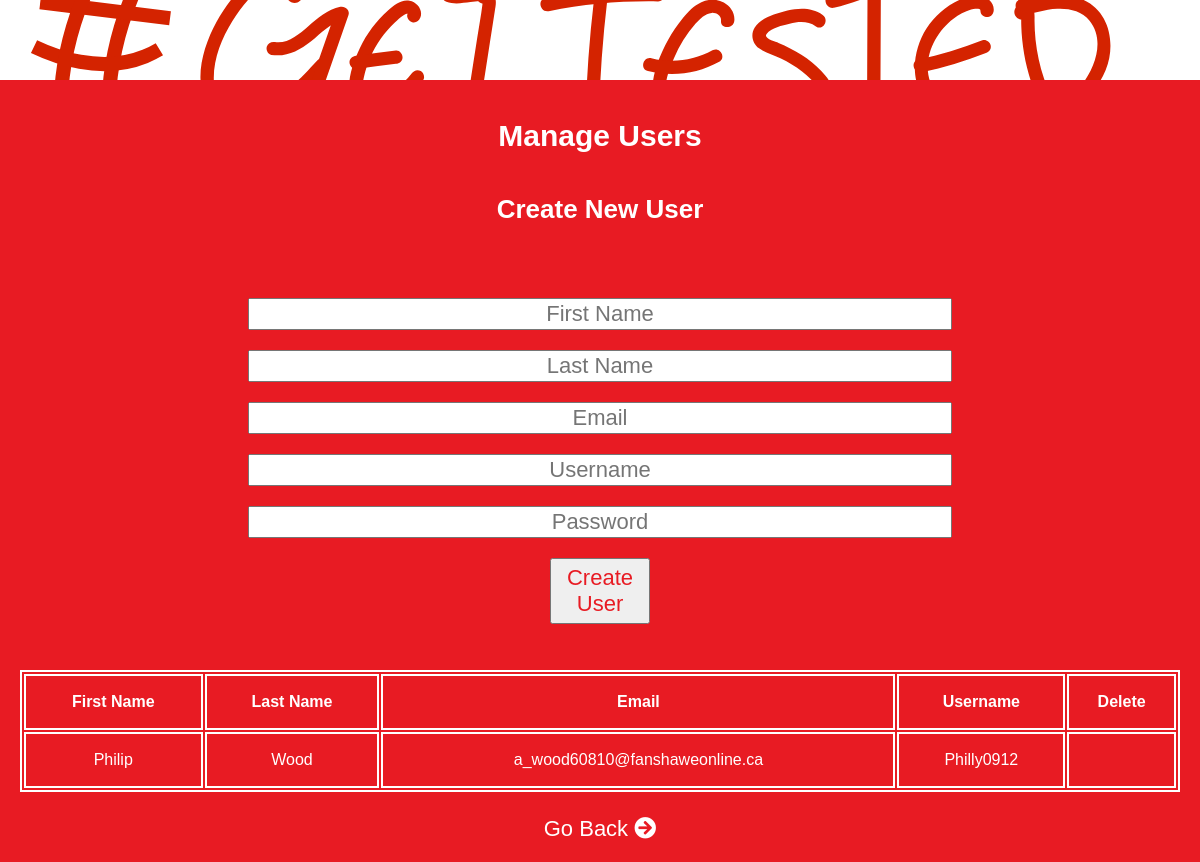
The app's page /admin/mng_users.php (signed in), older data.
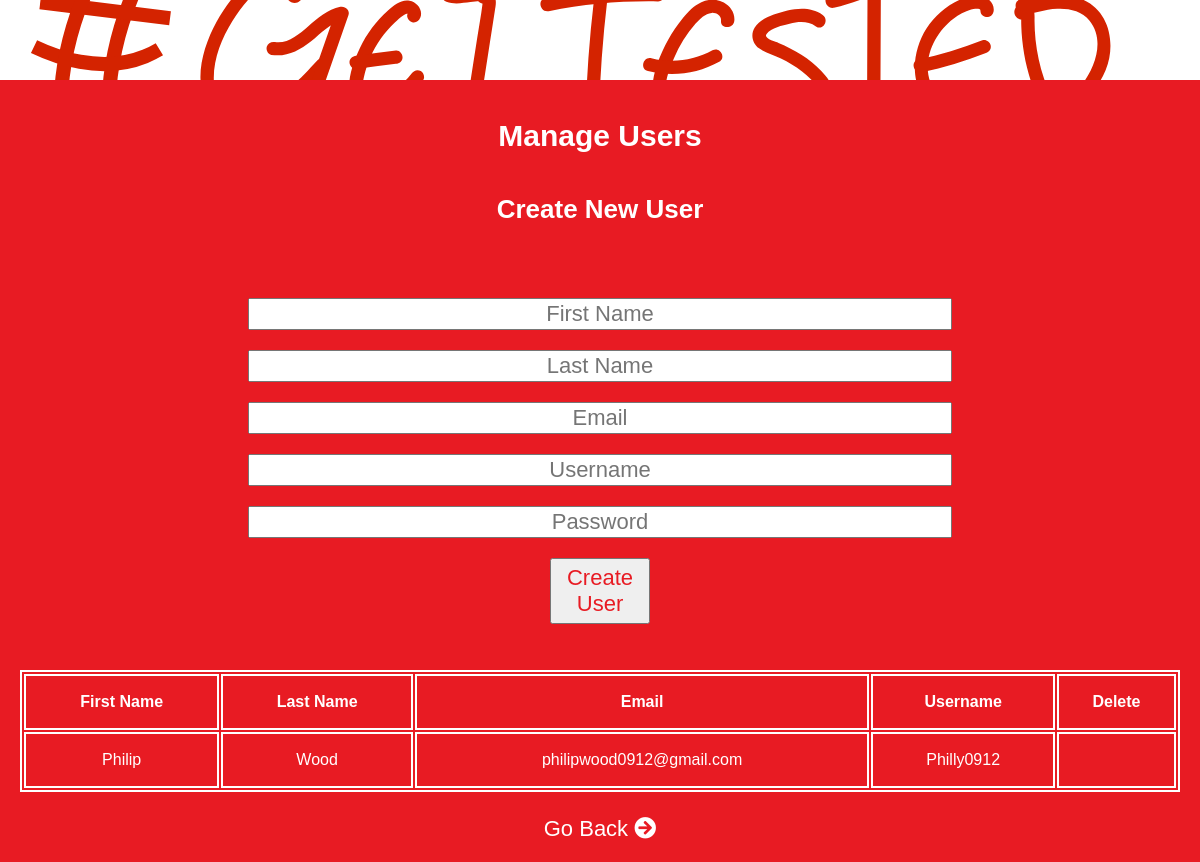
The same page, newer data.
### tables this page shows
CREATE TABLE `tbl_users` (
  `ID` int(11) NOT NULL,
  `F_Name` varchar(30) NOT NULL,
  `L_Name` varchar(30) NOT NULL,
  `Email` varchar(50) NOT NULL,
  `User_Name` varchar(40) NOT NULL,
  `User_Pass` varchar(255) NOT NULL
);

### admin/scripts/users.php (called while the page is built, shortened)
<?php
    function getAllUsers(){
        $pdo = Database::getInstance()->getConnection();
        $get_query = 'SELECT * FROM tbl_users';
        $get_user = $pdo->query($get_query);
        return $get_user;
    }

### admin/mng_users.php (the view, shortened to what this page needs)
<?php
    $users = getAllUsers();
?>
<!DOCTYPE html>
<html lang="en">
<head>
    <link rel="stylesheet" href="https://cdnjs.cloudflare.com/ajax/libs/font-awesome/5.11.2/css/all.css">
    <link rel="stylesheet" href="../public/css/main.css">
</head>
<body>
    <header>
        <img src="../public/images/fip_logo.svg" alt="logo">
    </header>
    <div class="sub-dashboard">
        <h2>Manage Users</h2>
        <form class="dashboard-form" action="mng_users.php" method="post">
            <h3>Create New User</h3>
            <input name="fname" type="text" value="" placeholder="First Name">
            <input name="lname" type="text" value="" placeholder="Last Name">
            <input name="email" type="email" value="" placeholder="Email">
            <input name="username" type="text" value="" placeholder="Username">
            <input name="password" type="text" value="" placeholder="Password">
            <button name="create">Create User</button>
        </form>
        <div class="table-form">
            <table>
                <tr>
                    <th>First Name</th>
                    <th>Last Name</th>
                    <th>Email</th>
                    <th>Username</th>
                    <th>Delete</th>
                </tr>
                <tbody>
                    <?php while($founduser = $users->fetch(PDO::FETCH_ASSOC)):?>
                        <tr>
                            <td><?php echo $founduser['F_Name'];?></td>
                            <td><?php echo $founduser['L_Name'];?></td>
                            <td><?php echo $founduser['Email'];?></td>
                            <td><?php echo $founduser['User_Name'];?></td>
                            <td><?php if($_SESSION['user_id'] === $founduser['ID']){continue;}?><a href="mng_users.php?id=<?php echo $founduser['ID'];?>">Delete</a></td>
                    <?php endwhile;?>
                </tbody>
            </table>
        </div>
        <a href="dashboard.php">Go Back <i class="fas fa-arrow-circle-right"></i></a>
    </div>
</body>
</html>

Row changes from the older to the newer data that the page shows:
changed tbl_users "Philip": Email "a_wood60810@fanshaweonline.ca" → "philipwood0912@gmail.com"
